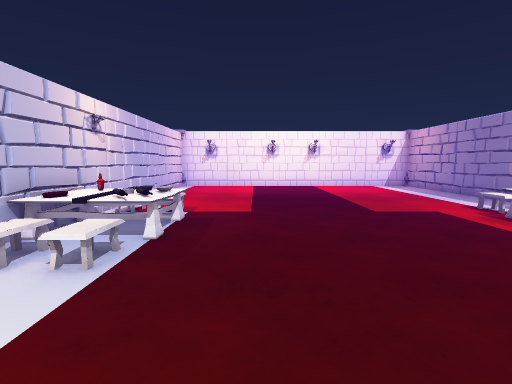
View 1 (above)

16 first-person views from a walk through a Unity game level. The camera is 1.4 m above the floor, tilts 6° down and sees 85° across. Doors are open. The floor is counted in squares, 1 m on a side. Each view is taken from the middle of a square. On the plan, view 1 faces up. The plan holds only what a view shows up to about 14 squares ahead; the rest is blank. The place goes on beyond the plan. The player is left out.

View 2
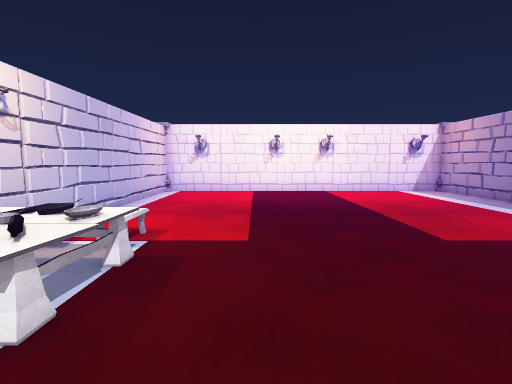

View 3
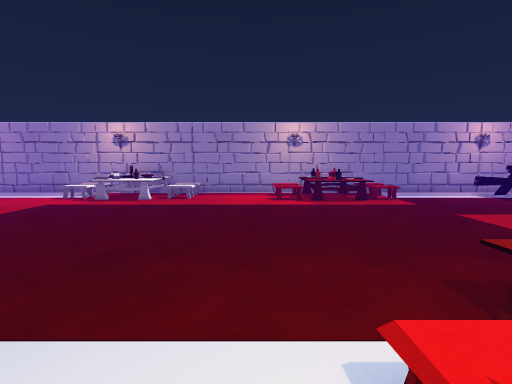

View 4
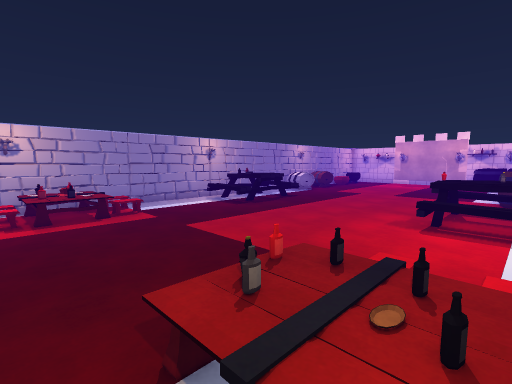

View 5
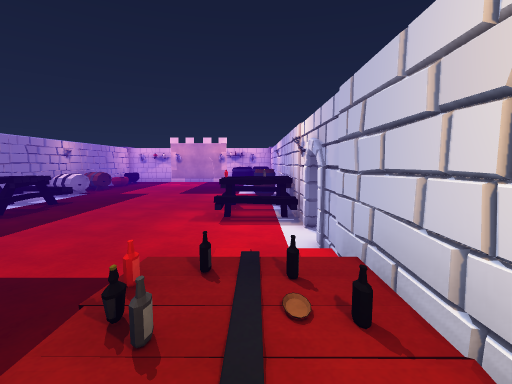

View 6
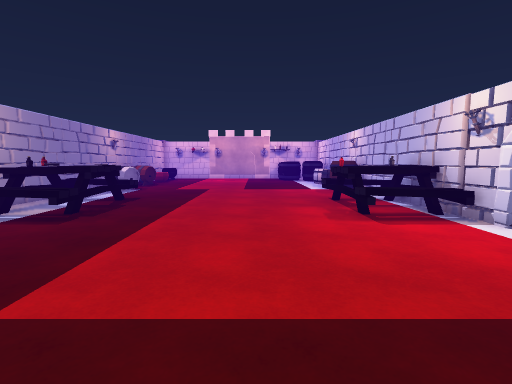

View 7
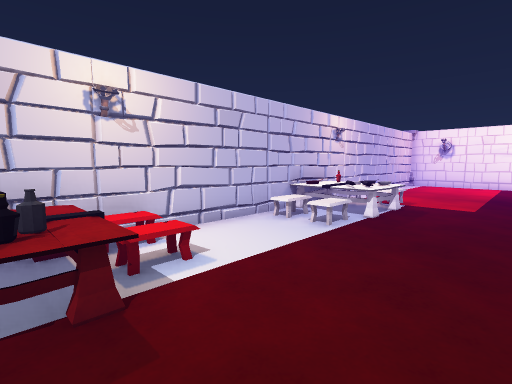

View 8
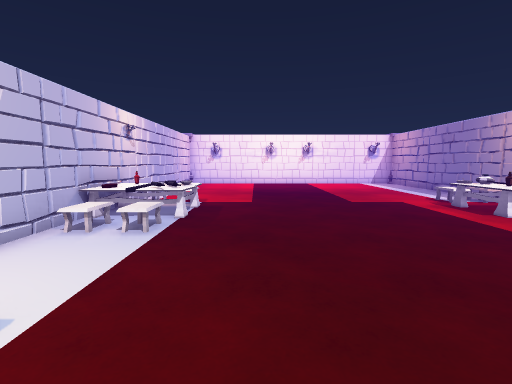

View 9
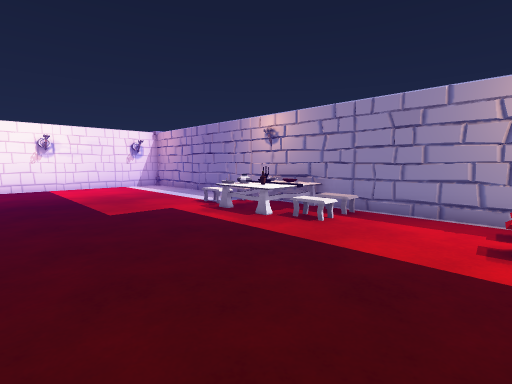

View 10
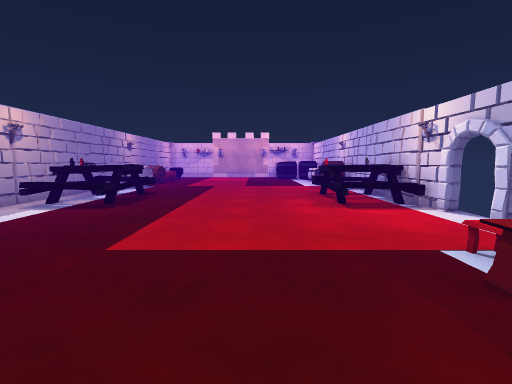

View 11
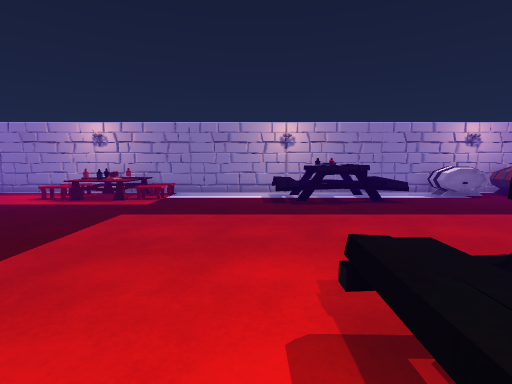

View 12
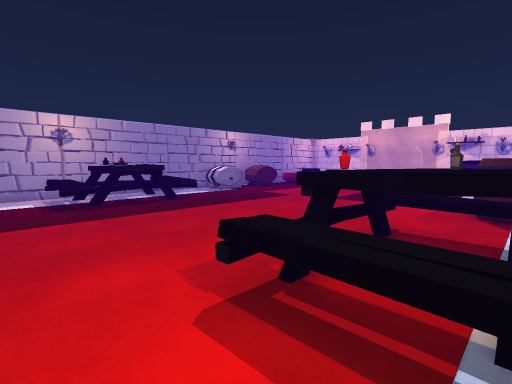

View 13
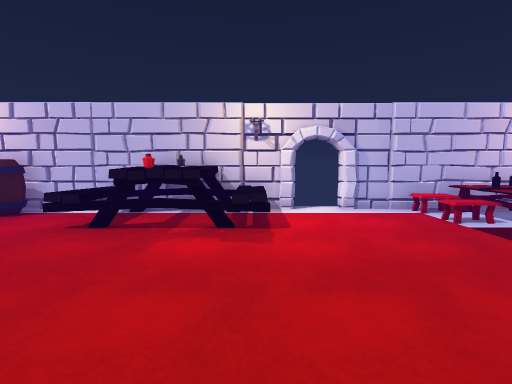

View 14
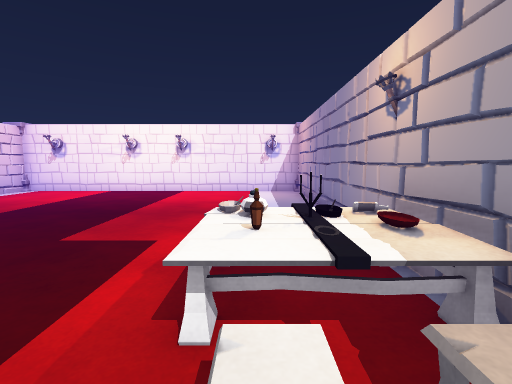

View 15
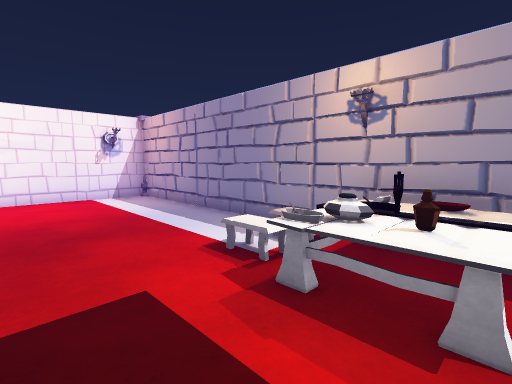

View 16
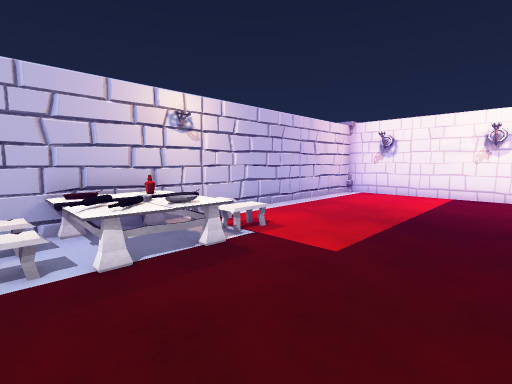

### Floor plan
Key: @ floor where view 1 was taken; # wall or solid block; . main floor; : floor 0.5 m higher than the main floor; + floor 0.75 m higher than the main floor; / step, stairs or slope; D open door; O other object.
Columns run from 5 left of view 1 to 9 right of it. Each row starts with its distance up from view 1.
 17 ###############
 16 #.............#
 15 #.............#
 14 #.............#
 13 #.............#
 12 #.............#
 11 #.............#
 10 #.............#
  9 #.............#
  8 #...........OO#
  7 #OOO.......OOO#
  6 #OOO.......OOO#
  5 #OOO.......OOO#
  4 ##..........OO#
  3 #.............#
  2 #.............#
  1 #.............#
  0 #:/..@......//#
 -1 ##//........//#
 -2 ##+O........  #
 -3 ##++........+ O
 -4 #O/.........//#
 -5 #.............#
 -6 #.............#
 -7 D.............#
 -8 D.............#
 -9 #OOO.......OOO#
-10 #OOO.......OOO#
-11 #OOO.......OOO#
-12 #OOO.......OOO#
-13 #OOO.......OOO#
-14 #.............#
-15 ##............#
-16 #OO..........O#

Where each view was taken, in squares from view 1:
view 1: 0 up, 0 right, facing up
view 2: 3 up, 0 right, facing up
view 3: 1 up, 4 left, facing right
view 4: 0 up, 4 left, facing down-right
view 5: 0 up, 3 left, facing down
view 6: 2 down, 1 right, facing down
view 7: 2 down, 1 right, facing up-left
view 8: 2 down, 0 right, facing up
view 9: 0 up, 1 right, facing up-right
view 10: 0 up, 1 right, facing down
view 11: 8 down, 4 left, facing right
view 12: 7 down, 4 left, facing down-right
view 13: 9 down, 4 right, facing left
view 14: 3 up, 7 right, facing up
view 15: 5 up, 4 right, facing up-right
view 16: 4 up, 2 right, facing up-left
